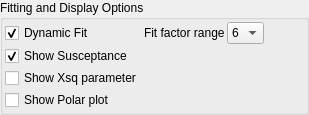
               <widget class="QGroupBox" name="groupBox_settings_fitting">
                <property name="sizePolicy">
                 <sizepolicy hsizetype="Preferred" vsizetype="Preferred">
                  <horstretch>0</horstretch>
                  <verstretch>0</verstretch>
                 </sizepolicy>
                </property>
                <property name="title">
                 <string>Fitting and Display Options</string>
                </property>
                <property name="flat">
                 <bool>true</bool>
                </property>
                <layout class="QGridLayout" name="gridLayout_2">
                 <property name="leftMargin">
                  <number>2</number>
                 </property>
                 <property name="topMargin">
                  <number>2</number>
                 </property>
                 <property name="rightMargin">
                  <number>2</number>
                 </property>
                 <property name="bottomMargin">
                  <number>2</number>
                 </property>
                 <property name="spacing">
                  <number>2</number>
                 </property>
                 <item row="0" column="0">
                  <widget class="QCheckBox" name="checkBox_25">
                   <property name="sizePolicy">
                    <sizepolicy hsizetype="Preferred" vsizetype="Fixed">
                     <horstretch>0</horstretch>
                     <verstretch>0</verstretch>
                    </sizepolicy>
                   </property>
                   <property name="text">
                    <string>Dynamic Fit</string>
                   </property>
                   <property name="checked">
                    <bool>true</bool>
                   </property>
                  </widget>
                 </item>
                 <item row="0" column="1">
                  <layout class="QHBoxLayout" name="horizontalLayout_7">
                   <item>
                    <widget class="QLabel" name="label_4">
                     <property name="sizePolicy">
                      <sizepolicy hsizetype="Preferred" vsizetype="Fixed">
                       <horstretch>0</horstretch>
                       <verstretch>0</verstretch>
                      </sizepolicy>
                     </property>
                     <property name="text">
                      <string>Fit factor range</string>
                     </property>
                     <property name="buddy">
                      <cstring>comboBox_fit_factor</cstring>
                     </property>
                    </widget>
                   </item>
                   <item>
                    <widget class="QComboBox" name="comboBox_fit_factor">
                     <property name="sizePolicy">
                      <sizepolicy hsizetype="Fixed" vsizetype="Fixed">
                       <horstretch>0</horstretch>
                       <verstretch>0</verstretch>
                      </sizepolicy>
                     </property>
                     <property name="minimumSize">
                      <size>
                       <width>0</width>
                       <height>0</height>
                      </size>
                     </property>
                     <property name="maximumSize">
                      <size>
                       <width>16777215</width>
                       <height>16777215</height>
                      </size>
                     </property>
                     <item>
                      <property name="text">
                       <string>6</string>
                      </property>
                     </item>
                     <item>
                      <property name="text">
                       <string>5</string>
                      </property>
                     </item>
                     <item>
                      <property name="text">
                       <string>4</string>
                      </property>
                     </item>
                     <item>
                      <property name="text">
                       <string>3</string>
                      </property>
                     </item>
                     <item>
                      <property name="text">
                       <string>2</string>
                      </property>
                     </item>
                    </widget>
                   </item>
                   <item>
                    <spacer name="horizontalSpacer_3">
                     <property name="orientation">
                      <enum>Qt::Horizontal</enum>
                     </property>
                     <property name="sizeHint" stdset="0">
                      <size>
                       <width>40</width>
                       <height>20</height>
                      </size>
                     </property>
                    </spacer>
                   </item>
                  </layout>
                 </item>
                 <item row="2" column="0">
                  <widget class="QCheckBox" name="checkBox_show_chi">
                   <property name="sizePolicy">
                    <sizepolicy hsizetype="Preferred" vsizetype="Fixed">
                     <horstretch>0</horstretch>
                     <verstretch>0</verstretch>
                    </sizepolicy>
                   </property>
                   <property name="text">
                    <string>Show Xsq parameter</string>
                   </property>
                  </widget>
                 </item>
                 <item row="1" column="0">
                  <widget class="QCheckBox" name="checkBox_show_susceptance">
                   <property name="sizePolicy">
                    <sizepolicy hsizetype="Preferred" vsizetype="Fixed">
                     <horstretch>0</horstretch>
                     <verstretch>0</verstretch>
                    </sizepolicy>
                   </property>
                   <property name="text">
                    <string>Show Susceptance</string>
                   </property>
                   <property name="checked">
                    <bool>true</bool>
                   </property>
                  </widget>
                 </item>
                 <item row="3" column="0">
                  <widget class="QCheckBox" name="checkBox_polar_plot">
                   <property name="sizePolicy">
                    <sizepolicy hsizetype="Preferred" vsizetype="Fixed">
                     <horstretch>0</horstretch>
                     <verstretch>0</verstretch>
                    </sizepolicy>
                   </property>
                   <property name="text">
                    <string>Show Polar plot</string>
                   </property>
                  </widget>
                 </item>
                </layout>
               </widget>
